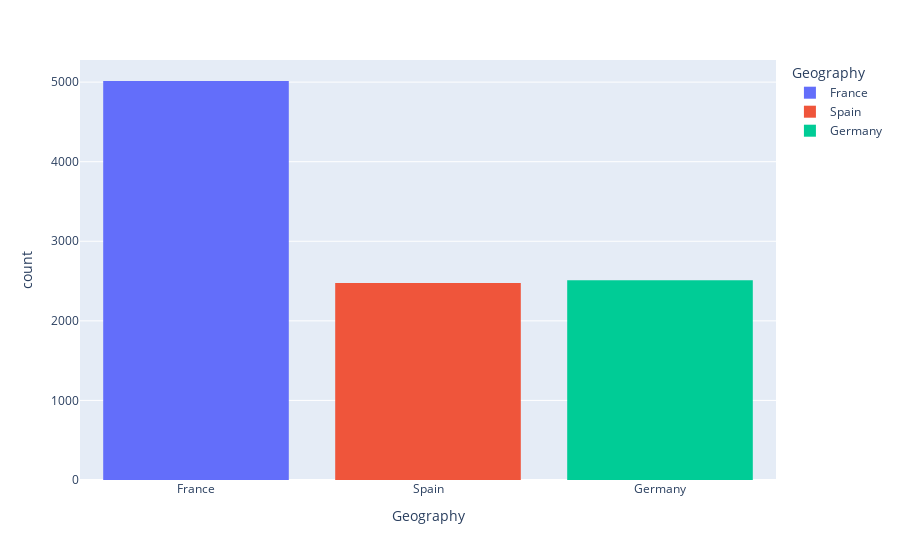

The notebook cell this image was saved under:
### Code cell
import plotly.express as px
fig1 = px.histogram(data_new, x = 'Geography', color = 'Geography')
fig1.show()

### Figure 1 — Plotly figure (JSON) as saved in the notebook; plotly's stock layout.template omitted (floating-point values rounded to 4 significant figures; data arrays with more than 128 entries replaced by an {"elided": "..."} marker saying what was removed)
{"data": [{"alignmentgroup": "True", "bingroup": "x", "hovertemplate": "Geography=%{x}<br>count=%{y}<extra></extra>", "legendgroup": "France", "marker": {"color": "#636efa", "pattern": {"shape": ""}}, "name": "France", "offsetgroup": "France", "orientation": "v", "showlegend": true, "type": "histogram", "x": {"elided": "5014 str values"}, "xaxis": "x", "yaxis": "y"}, {"alignmentgroup": "True", "bingroup": "x", "hovertemplate": "Geography=%{x}<br>count=%{y}<extra></extra>", "legendgroup": "Spain", "marker": {"color": "#EF553B", "pattern": {"shape": ""}}, "name": "Spain", "offsetgroup": "Spain", "orientation": "v", "showlegend": true, "type": "histogram", "x": {"elided": "2477 str values"}, "xaxis": "x", "yaxis": "y"}, {"alignmentgroup": "True", "bingroup": "x", "hovertemplate": "Geography=%{x}<br>count=%{y}<extra></extra>", "legendgroup": "Germany", "marker": {"color": "#00cc96", "pattern": {"shape": ""}}, "name": "Germany", "offsetgroup": "Germany", "orientation": "v", "showlegend": true, "type": "histogram", "x": {"elided": "2509 str values"}, "xaxis": "x", "yaxis": "y"}], "layout": {"barmode": "relative", "legend": {"title": {"text": "Geography"}, "tracegroupgap": 0}, "margin": {"t": 60}, "xaxis": {"anchor": "y", "categoryarray": ["France", "Spain", "Germany"], "categoryorder": "array", "domain": [0, 1], "title": {"text": "Geography"}}, "yaxis": {"anchor": "x", "domain": [0, 1], "title": {"text": "count"}}}}
